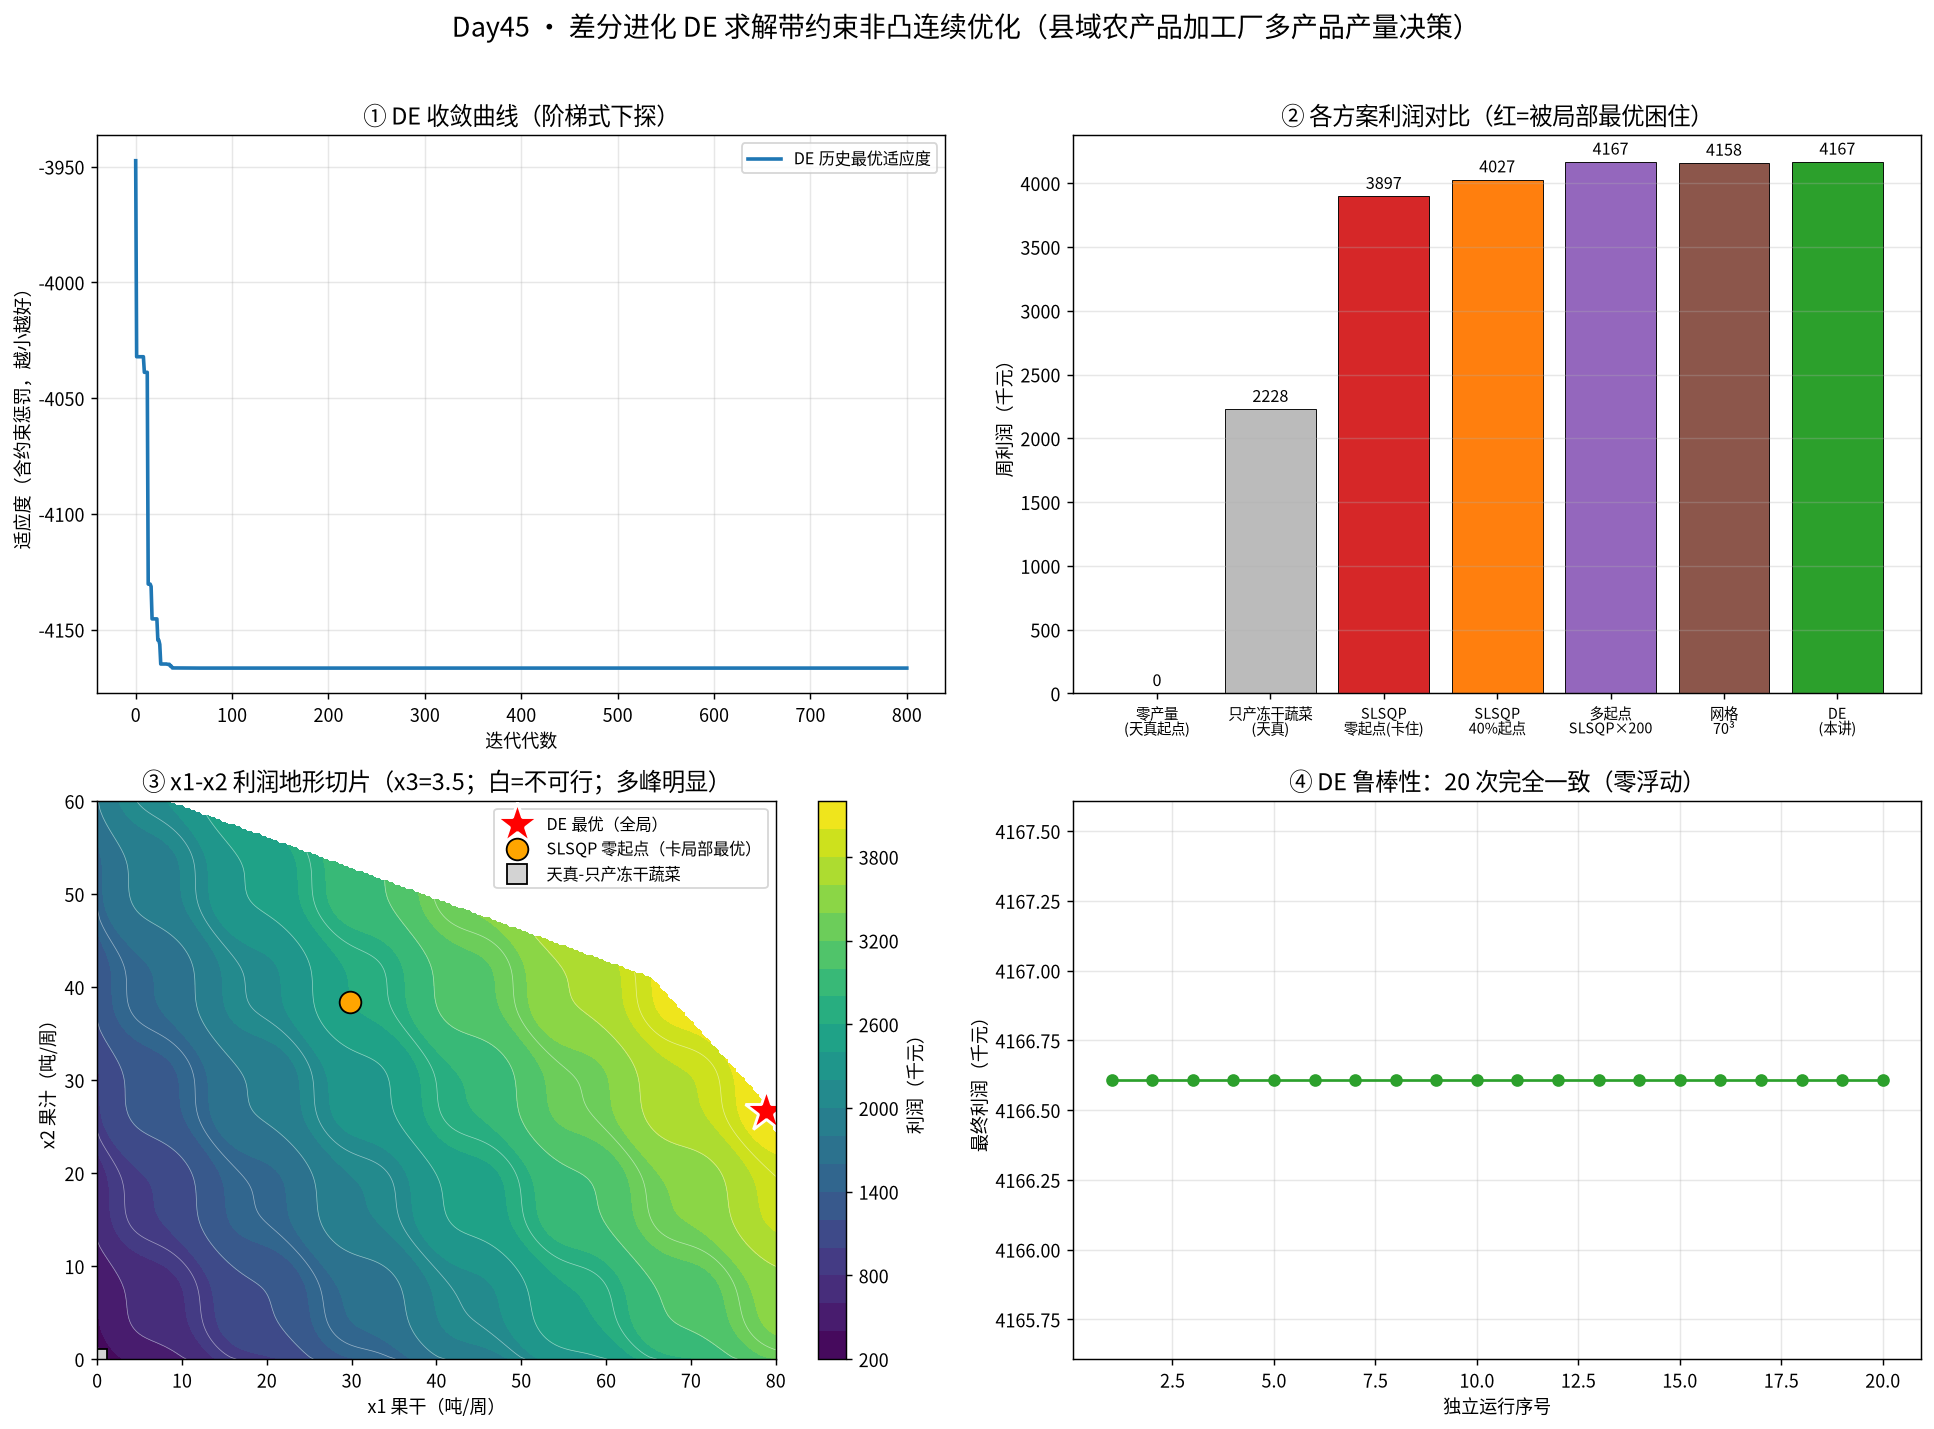

The Python source for this figure:
#!/usr/bin/env python3
# -*- coding: utf-8 -*-
"""
Day45 - 差分进化算法 DE 求解带约束非凸连续优化
subject : mathematical-modeling
level   : L5 算法（元启发式 / 进化算法）/ L6 优化模型（约束非线性优化）
anchor  : 04 - Optimization / 05 - Algorithms
goal    : 用「差分进化 DE」求解一道「县域农产品加工厂多产品产量决策」的
          带约束、非凸、多峰连续优化问题——
          ① 讲清 DE 凭「种群内两个体之差」当扰动、无需梯度、自适应步长；
          ② 与 SLSQP（梯度类）从天真起点卡在局部最优形成对照（本例差 6.5%+）；
          ③ 用「多起点 SLSQP + 密集网格」当独立裁判交叉验证；
          ④ 用惩罚法处理约束，并把「解必须可行」作为硬验收。
运行：cd /home/ubuntu/Note && ./.venv/bin/python "<本文件路径>"
"""

import os
import numpy as np
import matplotlib
matplotlib.use("Agg")
import matplotlib.pyplot as plt
from matplotlib import font_manager
from scipy.optimize import minimize

# ----------------------------------------------------------------------
# 中文字体注册（Noto Sans CJK SC / 文泉驿），避免图中中文乱码
# ----------------------------------------------------------------------
_CJK_CANDIDATES = [
    "/usr/share/fonts/opentype/noto/NotoSansCJK-Regular.ttc",
    "/usr/share/fonts/opentype/noto/NotoSansCJK-Bold.ttc",
    "/usr/share/fonts/truetype/wqy/wqy-zenhei.ttc",
    "/usr/share/fonts/truetype/wqy/wqy-microhei.ttc",
]
_registered = []
for _p in _CJK_CANDIDATES:
    if os.path.exists(_p):
        try:
            font_manager.fontManager.addfont(_p)
            _registered.append(font_manager.FontProperties(fname=_p).get_name())
        except Exception:
            pass
if _registered:
    matplotlib.rcParams["font.family"] = "sans-serif"
    matplotlib.rcParams["font.sans-serif"] = _registered + ["DejaVu Sans"]
matplotlib.rcParams["axes.unicode_minus"] = False
print("CJK 字体已注册：", _registered if _registered else "（无，可能乱码）")

RNG_SEED = 20261014

# ======================================================================
# 一、真实决策问题：县域农产品加工厂的「多产品产量决策」
# ======================================================================
# 背景：一家县域农产品加工厂用同一条产线生产 3 种产品（x1 果干、x2 果汁、
#       x3 冻干蔬菜，单位：吨/周）。决策者要定每周各产品产量，使**周利润最大**。
#
# 目标（最大化；本文按最小化取负）：
#   profit(x) = Σ_i p_i·x_i                                    （销售收入）
#               + A·Σ_i sin(ω_i·x_i)                           （价格的季节/批次波动）
#               - Σ_i c_i·x_i^2/(1+a_i·x_i)                    （边际成本先降后升）
#               + syn·sqrt(x1·x2)                              （果干果渣共用的协同收益）
#
#   ★ 关键：正弦「批次波动」项让利润面出现**大量局部峰谷**（本例梯度法可达 23 个局部最优），
#     而真正的全局最优藏在一个「梯度法从零产量出发根本走不到」的角落里。
#
# 约束（现实硬约束）：
#   (1) 总产能：x1 + x2 + x3 <= CAP               （产线工时）
#   (2) 冷藏库：0.5·x1 + 1.5·x2 + 0.2·x3 <= COLD  （冷链仓储）
#   (3) 排放：  0.8·x1 + 0.4·x2 + 1.2·x3 <= EMAX  （污水/能耗上限）
#   (4) 单品区间：0 <= x_i <= U_i

DIM = 3
LB = np.array([0.0, 0.0, 0.0])          # 产量非负
UB = np.array([80.0, 60.0, 50.0])       # 单品产能上限（吨/周）

P_PRICE = np.array([42.0, 30.0, 55.0])  # 单位售价（千元/吨）
C_COST = np.array([0.55, 0.62, 0.90])   # 二次成本系数
A_SCALE = np.array([0.09, 0.11, 0.07])  # 规模经济尺度
SYNERGY = 6.0                           # 协同收益系数（x1 与 x2 共用果渣原料）
RIPPLE_AMP = 45.0                       # 批次波动幅度
RIPPLE_W = np.array([0.50, 0.55, 0.45]) # 各产品的价格波动频率

CAP = 110.0                             # 产能上限（等效工时）
COLD = 95.0                             # 冷藏库上限
EMAX = 78.0                             # 排放上限
EMIT = np.array([0.8, 0.4, 1.2])        # 单位排放系数
COLDCOEF = np.array([0.5, 1.5, 0.2])    # 单位冷藏占用


def profit(x):
    """周利润（千元），向量化：x 形状 (..., DIM)。"""
    x = np.atleast_2d(np.asarray(x, dtype=float))
    revenue = (np.sum(P_PRICE * x, axis=1)
               + RIPPLE_AMP * np.sum(np.sin(RIPPLE_W * x), axis=1))
    cost = np.sum(C_COST * x**2 / (1.0 + A_SCALE * x), axis=1)
    synergy = SYNERGY * np.sqrt(np.clip(x[:, 0] * x[:, 1], 0, None))
    return revenue - cost + synergy


def negation(x):
    """给 scipy 最小化用：-profit。"""
    return -profit(x)


def constraints_violation(x):
    """返回各约束的违反量（<=0 为可行）。x 形状 (..., DIM)。"""
    x = np.atleast_2d(np.asarray(x, dtype=float))
    v1 = np.sum(x, axis=1) - CAP
    v2 = x @ COLDCOEF - COLD
    v3 = x @ EMIT - EMAX
    return np.stack([v1, v2, v3], axis=1)


def is_feasible(x, tol=1e-8):
    x = np.atleast_2d(np.asarray(x, dtype=float))
    if np.any(x < LB - 1e-9) or np.any(x > UB + 1e-9):
        return np.zeros(x.shape[0], dtype=bool)
    return np.all(constraints_violation(x) <= tol, axis=1)


# ======================================================================
# 二、主角：差分进化 DE（Storn & Price 1997）—— DE/rand/1/bin + 惩罚
# ======================================================================
def differential_evolution(objective, lb, ub, pop_size=60, max_gen=800,
                           F=0.6, CR=0.9, penalty=1000.0, seed=0,
                           record_history=False):
    """
    带惩罚的差分进化（最小化 objective + 约束惩罚）。
    机制：
      mutation  —— v = x_r1 + F·(x_r2 - x_r3)：用「种群内两个体之差」当自适应步长
      crossover —— 二项交叉，按 CR 逐维继承
      selection —— 贪心：子代不优于父代则不替换
    F  : 差分权重（缩放「群体自身差异」，即自适应步长倍率）
    CR : 交叉概率
    """
    rng = np.random.default_rng(seed)
    lb = np.asarray(lb, float)
    ub = np.asarray(ub, float)
    dim = len(lb)
    scale = ub - lb

    pop = lb + rng.random((pop_size, dim)) * scale

    def fit(individuals):
        obj = objective(individuals)
        viol = np.clip(constraints_violation(individuals), 0, None).sum(axis=1)
        return obj + penalty * viol

    pop_fit = fit(pop)
    best_idx = int(np.argmin(pop_fit))
    best_x = pop[best_idx].copy()
    best_fit = pop_fit[best_idx]
    history = [best_fit] if record_history else None

    for _ in range(max_gen):
        for i in range(pop_size):
            idxs = [j for j in range(pop_size) if j != i]
            r1, r2, r3 = rng.choice(idxs, 3, replace=False)
            mutant = pop[r1] + F * (pop[r2] - pop[r3])
            mutant = np.clip(mutant, lb, ub)

            cross_mask = rng.random(dim) < CR
            cross_mask[rng.integers(dim)] = True   # 至少继承一维
            trial = np.where(cross_mask, mutant, pop[i])

            trial_fit = float(fit(trial[None, :])[0])
            if trial_fit <= pop_fit[i]:
                pop[i] = trial
                pop_fit[i] = trial_fit
                if trial_fit < best_fit:
                    best_fit = trial_fit
                    best_x = trial.copy()
        if record_history:
            history.append(best_fit)

    return {
        "x": best_x,
        "fitness": best_fit,
        "success": bool(is_feasible(best_x[None, :])[0]),
        "history": np.array(history) if record_history else None,
    }


# ======================================================================
# 三、裁判 / 对照
# ======================================================================
def _scipy_cons():
    return [
        {"type": "ineq", "fun": lambda x: CAP - np.sum(x)},
        {"type": "ineq", "fun": lambda x: COLD - x @ COLDCOEF},
        {"type": "ineq", "fun": lambda x: EMAX - x @ EMIT},
    ]


def slsqp_from(x0, maxiter=800):
    """梯度类（SLSQP）从给定起点求解（带约束）。"""
    res = minimize(negation, np.asarray(x0, float), method="SLSQP",
                   bounds=list(zip(LB, UB)), constraints=_scipy_cons(),
                   options={"maxiter": maxiter, "ftol": 1e-11})
    ok = bool(is_feasible(res.x[None, :])[0])
    return {"x": res.x, "profit": float(profit(res.x)[0]), "success": ok}


def multistart_slsqp(n_starts=200, seed=1):
    """多起点 SLSQP：不依赖 DE 的独立强基线 / 裁判之一。"""
    rng = np.random.default_rng(seed)
    best = None
    n_local = 0
    seen = []
    for _ in range(n_starts):
        x0 = LB + rng.random(DIM) * (UB - LB)
        r = slsqp_from(x0)
        if r["success"]:
            if not any(np.allclose(r["x"], s, atol=1e-2) for s in seen):
                seen.append(r["x"].copy())
            if best is None or r["profit"] > best["profit"]:
                best = r
    n_local = len(seen)
    return best, n_local


def grid_search(n_per_dim=70):
    """密集网格暴力（可行域内），独立裁判之二。"""
    grids = [np.linspace(LB[i], UB[i], n_per_dim) for i in range(DIM)]
    g = np.meshgrid(*grids, indexing="ij")
    pts = np.stack([t.ravel() for t in g], axis=1)
    feas = is_feasible(pts)
    if not feas.any():
        return {"x": None, "profit": -np.inf, "n_feasible": 0}
    f = profit(pts[feas])
    best = int(np.argmax(f))
    return {"x": pts[feas][best], "profit": float(f[best]),
            "n_feasible": int(feas.sum())}


def naive_profit(naive_x):
    return float(profit(naive_x)[0])


# ======================================================================
# 四、主流程
# ======================================================================
def main():
    out_dir = os.path.dirname(os.path.abspath(__file__))
    print("=" * 68)
    print("Day45 · 差分进化 DE 求解带约束非凸连续优化")
    print("=" * 68)

    print(f"\n[问题体检] 单品上限 UB={UB}，产能<= {CAP}，冷藏<= {COLD}，排放<= {EMAX}")
    print(f"  零产量（天真起点）利润 = {float(profit(np.zeros(DIM))[0]):.4f}")

    # --- 天真方案：只产最贵的冻干蔬菜 x3 ---
    naive_x = np.array([LB[0], LB[1], UB[2]])
    if not is_feasible(naive_x[None, :])[0]:
        s = np.clip(min(CAP / naive_x.sum(), COLD / (naive_x @ COLDCOEF),
                        EMAX / (naive_x @ EMIT)), 0, 1)
        naive_x = naive_x * s
    print(f"  [天真-只产冻干蔬菜 x3={naive_x[2]:.1f}] 利润 = "
          f"{naive_profit(naive_x):.4f}  可行={bool(is_feasible(naive_x[None,:])[0])}")

    # --- 主角：DE ---
    print("\n[DE 差分进化] 种群 60 × 800 代，F=0.6, CR=0.9, 惩罚=1000")
    de = differential_evolution(negation, LB, UB, pop_size=60, max_gen=800,
                                F=0.6, CR=0.9, penalty=1000.0,
                                seed=RNG_SEED, record_history=True)
    de_profit = float(profit(de["x"])[0])
    print(f"  DE 最优产量 x = {np.round(de['x'], 4)}")
    print(f"  DE 最优利润 = {de_profit:.4f}   可行 = {de['success']}")

    # --- 对照①：SLSQP 从零产量起步（工程师最常做的天真做法）---
    s_zero = slsqp_from(np.zeros(DIM))
    print(f"\n[对照① SLSQP 从零产量起步] 利润 = {s_zero['profit']:.4f}  "
          f"x = {np.round(s_zero['x'], 4)}  可行={s_zero['success']}")

    # --- 对照②：SLSQP 从「40% 上限」起步 ---
    s_mid = slsqp_from(UB * 0.4)
    print(f"[对照② SLSQP 从 40%上限起步] 利润 = {s_mid['profit']:.4f}  "
          f"x = {np.round(s_mid['x'], 4)}  可行={s_mid['success']}")

    # --- 裁判①：多起点 SLSQP ---
    ms, n_local = multistart_slsqp(n_starts=200, seed=7)
    print(f"[裁判① 多起点 SLSQP×200] 利润 = {ms['profit']:.4f}  "
          f"x = {np.round(ms['x'], 4)}  发现局部最优 {n_local} 个")

    # --- 裁判②：密集网格暴力 ---
    gs = grid_search(n_per_dim=70)
    print(f"[裁判② 网格暴力 70^3={70**3} 点] 利润 = {gs['profit']:.4f}  "
          f"x = {np.round(gs['x'], 4)}  可行点数={gs['n_feasible']}")

    # --- 鲁棒性：DE 独立跑 20 次 ---
    print("\n[鲁棒性] DE 独立运行 20 次（不同种子，400 代）")
    runs = []
    for k in range(20):
        r = differential_evolution(negation, LB, UB, pop_size=60, max_gen=400,
                                   F=0.6, CR=0.9, penalty=1000.0, seed=100 + k)
        runs.append(float(profit(r["x"])[0]))
    runs = np.array(runs)
    spread = (runs.max() - runs.min()) / abs(runs.mean()) * 100
    print(f"  最好 {runs.max():.4f} / 最差 {runs.min():.4f} / "
          f"均值 {runs.mean():.4f} / 标准差 {runs.std():.4f}  自身浮动 {spread:.3f}%")

    # --- 断言 ---
    best_ref = max(ms["profit"], gs["profit"])
    gap_zero = (de_profit - s_zero["profit"]) / abs(s_zero["profit"]) * 100
    rel = abs(de_profit - best_ref) / abs(best_ref)
    assert de["success"], "DE 解必须可行！"
    assert gap_zero > 3.0, f"教学点落空：零起点 SLSQP 只差 {gap_zero:.2f}%（应 >3%）"
    assert de_profit >= s_zero["profit"] - 1e-6, "DE 竟差于零起点 SLSQP？"
    assert de_profit >= naive_profit(naive_x) - 1e-6, "DE 竟差于天真方案？"
    assert rel < 0.01, f"DE 与最强裁判差距 {rel*100:.4f}% 过大"
    assert (runs >= runs.mean() * 0.98).mean() >= 0.95, "DE 多次运行不够稳定"
    print(f"\n[断言全过] DE 可行 ✓  比零起点 SLSQP 多赚 {gap_zero:.2f}% ✓  "
          f"不劣于天真方案 ✓  与最强裁判相对差 {rel*100:.3f}% ✓  鲁棒性达标 ✓")

    plot_results(out_dir, de, de_profit, s_zero, s_mid, ms, gs, runs, naive_x)
    print("\n完成。图已保存。")
    return de, de_profit


def plot_results(out_dir, de, de_profit, s_zero, s_mid, ms, gs, runs, naive_x):
    fig, axes = plt.subplots(2, 2, figsize=(15, 11))

    # (1) DE 收敛曲线（历史最优适应度）
    ax = axes[0, 0]
    hist = de["history"]
    ax.plot(hist, color="#1f77b4", lw=2, label="DE 历史最优适应度")
    ax.set_xlabel("迭代代数"); ax.set_ylabel("适应度（含约束惩罚，越小越好）")
    ax.set_title("① DE 收敛曲线（阶梯式下探）", fontsize=13)
    ax.legend(fontsize=9); ax.grid(alpha=0.3)

    # (2) 各方案利润对比
    ax = axes[0, 1]
    labels = ["零产量\n(天真起点)", "只产冻干蔬菜\n(天真)", "SLSQP\n零起点(卡住)",
              "SLSQP\n40%起点", "多起点\nSLSQP×200", "网格\n70³", "DE\n(本讲)"]
    vals = [float(profit(np.zeros(DIM))[0]), naive_profit(naive_x),
            s_zero["profit"], s_mid["profit"], ms["profit"], gs["profit"], de_profit]
    colors = ["#bbbbbb", "#bbbbbb", "#d62728", "#ff7f0e", "#9467bd", "#8c564b", "#2ca02c"]
    bars = ax.bar(labels, vals, color=colors, edgecolor="black", lw=0.5)
    for b, v in zip(bars, vals):
        ax.text(b.get_x() + b.get_width() / 2, v + max(vals) * 0.01,
                f"{v:.0f}", ha="center", va="bottom", fontsize=9)
    ax.set_ylabel("周利润（千元）")
    ax.set_title("② 各方案利润对比（红=被局部最优困住）", fontsize=13)
    ax.tick_params(axis="x", labelsize=8); ax.grid(alpha=0.3, axis="y")

    # (3) x1-x2 切片热力图（x3 固定为 DE 的 x3*）
    ax = axes[1, 0]
    xs = np.linspace(0, UB[0], 240)
    ys = np.linspace(0, UB[1], 240)
    XX, YY = np.meshgrid(xs, ys)
    x3fix = de["x"][2]
    pts = np.stack([XX.ravel(), YY.ravel(), np.full(XX.size, x3fix)], axis=1)
    Z = profit(pts).reshape(XX.shape)
    feas = is_feasible(pts).reshape(XX.shape)
    Zmask = np.where(feas, Z, np.nan)
    im = ax.contourf(XX, YY, Zmask, levels=25, cmap="viridis")
    plt.colorbar(im, ax=ax, label="利润（千元）")
    ax.contour(XX, YY, Zmask, levels=14, colors="white", linewidths=0.4, alpha=0.5)
    ax.plot(de["x"][0], de["x"][1], "r*", ms=24, mec="white", mew=1.6,
            label="DE 最优（全局）")
    ax.plot(s_zero["x"][0], s_zero["x"][1], "o", color="orange", ms=12,
            mec="black", label="SLSQP 零起点（卡局部最优）")
    ax.plot(naive_x[0], naive_x[1], "s", color="lightgrey", ms=11, mec="black",
            label="天真-只产冻干蔬菜")
    ax.set_xlabel("x1 果干（吨/周）"); ax.set_ylabel("x2 果汁（吨/周）")
    ax.set_title(f"③ x1-x2 利润地形切片（x3={x3fix:.1f}；白=不可行；多峰明显）", fontsize=13)
    ax.legend(fontsize=9, loc="upper right")

    # (4) 鲁棒性直方图
    ax = axes[1, 1]
    if runs.max() - runs.min() < 1e-6:
        # 全部一致，画点线
        ax.plot(np.arange(1, len(runs) + 1), runs, "o-", color="#2ca02c")
        ax.set_ylim(runs.mean() - 1, runs.mean() + 1)
        ax.set_title("④ DE 鲁棒性：20 次完全一致（零浮动）", fontsize=13)
        ax.set_xlabel("独立运行序号"); ax.set_ylabel("最终利润（千元）")
    else:
        ax.hist(runs, bins=10, color="#2ca02c", edgecolor="black", alpha=0.75)
        ax.axvline(runs.mean(), color="red", ls="--", lw=1.5,
                   label=f"均值 {runs.mean():.1f}")
        ax.axvline(runs.max(), color="navy", ls=":", lw=1.5,
                   label=f"最好 {runs.max():.1f}")
        ax.set_xlabel("20 次独立运行最终利润（千元）"); ax.set_ylabel("频数")
        ax.set_title(f"④ DE 鲁棒性：自身浮动 {((runs.max()-runs.min())/abs(runs.mean())*100):.3f}%",
                     fontsize=13)
        ax.legend(fontsize=9)
    ax.grid(alpha=0.3)

    fig.suptitle("Day45 · 差分进化 DE 求解带约束非凸连续优化（县域农产品加工厂多产品产量决策）",
                 fontsize=15, y=0.995)
    fig.tight_layout(rect=[0, 0, 1, 0.98])
    out_png = os.path.join(out_dir, "differential_evolution_constrained.png")
    fig.savefig(out_png, dpi=130, bbox_inches="tight")
    print(f"图已保存：{out_png}")


if __name__ == "__main__":
    main()
